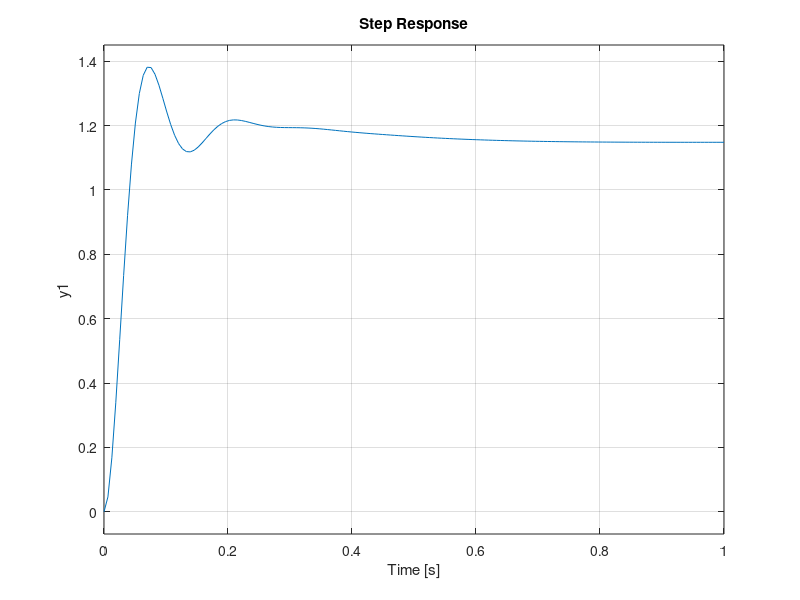
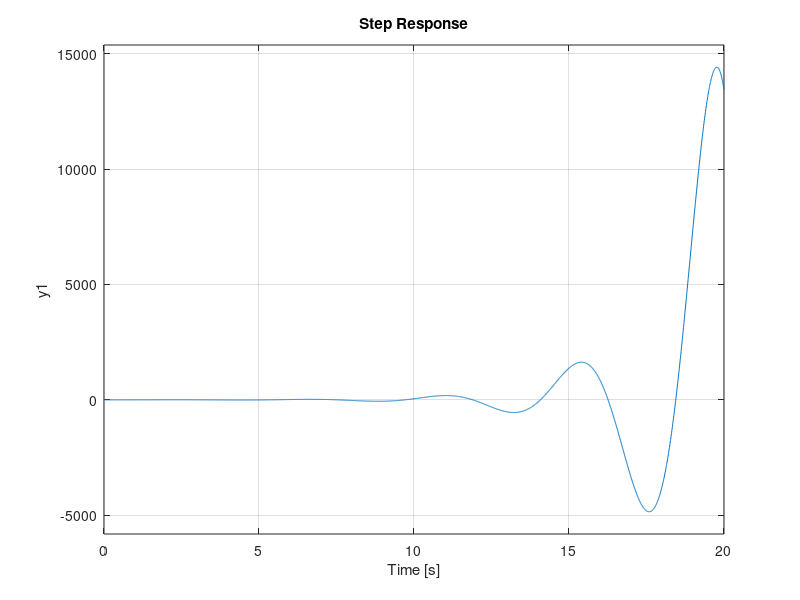

Reproduce these figures in MATLAB, in order.
% Balancebot TF Model and PID Control design
clc
close all
clear 

%% constants
DT      = .01;          % 100hz controller loop
m_w     = .0922;          % mass of one wheel in Kg MEASURED
m_b     = 1.0879;          % balancebot body mass without wheels (TO BE DETERMINED)
R       = .0413;          % radius of wheel in m MEASURED
L       = .100;         % center of wheel to Center of mass (TO BE DETERMINED)
I_r    = 0.00513;
%I_r     = 0.004;        % Inertia of body about center (not wheel axis) Kg*m^2 (TO BE DETERMINED)
g       = 9.81;         % gravity m/s^2
R_gb    = 20.4;         % gearbox ratio
tau_s   = 0.5740;         % Motor output stall Torque @ V_nominal (TO BE DETERMINED)
w_free  = 45.3042;           % Motor output free run speed @ V_nominal (TO BE DETERMINED)
V_n     = 12.0;         % motor nominal drive voltage
I_gb = 100e-05;
%I_gb = 5.5055e-06;     % inertial of motor armature and gearbox (TO BE DETERMINED)

% add inertia of wheels modeled as disks and times two for both sides
I_w = 2 * (I_gb+(m_w*R^2)/2);



%% inner loop plant including motor dynamics
a1 = I_w + (m_b + m_w)*R^2;
a2 = m_b * R * L;
a3 = I_r + m_b*L^2;
a4 = m_b * g * L;

% motor model equation used: t = e*u - f*w
b1 = 2 * tau_s; % stall torque of two motors
b2  = b1 / (w_free);   % constant provides zero torque @ free run

numG1 = [-b1*(a1+a2), 0];
denG1 = [(a1*a3 - a2^2), b2*(a1+a3+2*a2), -a1*a4, -a4*b2];
% Make TF monic 
numG1 = (1/denG1(1))*numG1; 
denG1 = (1/denG1(1))*denG1;
%make the TF
G1 = tf(numG1,denG1);
disp('G1 poles')
roots(denG1)
disp('G1 zeros')
roots(numG1)

%% outer loop plant
numG2 = [-(a2+a3), 0, a4];
denG2 = [a1+a2, 0,0];
% make monic
numG2 = (1/denG2(1))*numG2;
denG2 = (1/denG2(1))*denG2;
% make the TF
G2=tf(numG2,denG2);

%% Inner Loop Controller
% 
tr1 = 0.05; %desired rise time of inner loop
wc1 = 1.8/tr1; %rule of thumb crossover freq
gain = 1.0;
% Kp1 = -3.0;
% Ki1 = -14.0;
% Kd1 = -0.05;
Kp1 = -4.2;
Ki1 = -21;
Kd1 = -0.21;
% Kp1 = -3.6;
% Ki1 = -15.8;
% Kd1 = -0.05;
D1 = gain*pid(Kp1, Ki1, Kd1, 1/wc1);
OL1 = minreal(D1*G1);
CL1 = feedback(OL1,1)
figure
step(CL1)

%% Outer loop position controller
tr2 = 0.35; % desired rise time of outer loop
wc2 = 1.8/tr2;
% Kp2 = 0.04;
% Ki2 = 0.005;
% Kd2 = 0.015;
Kp2 = 0.0084;
Ki2 = 0.0168;
Kd2 = 0.00105;
D2 = pid(Kp2, Ki2, Kd2, 1/wc2);
OL2 = minreal(D2*CL1*G2);
CL2 = feedback(OL2,1)
figure
step(CL2)

%% find discrete controller for inner loop
D1z = c2d(D1,DT,'tustin');
tf(D1z)

%% find discrete controller for outer loop
D2z = c2d(D2,DT,'tustin');
tf(D2z)

%% discrete plant for inner loop
G1z = c2d(G1,DT,'tustin');
tf(G1z)

%% discrete plant for outer loop
G2z = c2d(G2,DT,'tustin');
tf(G2z)
